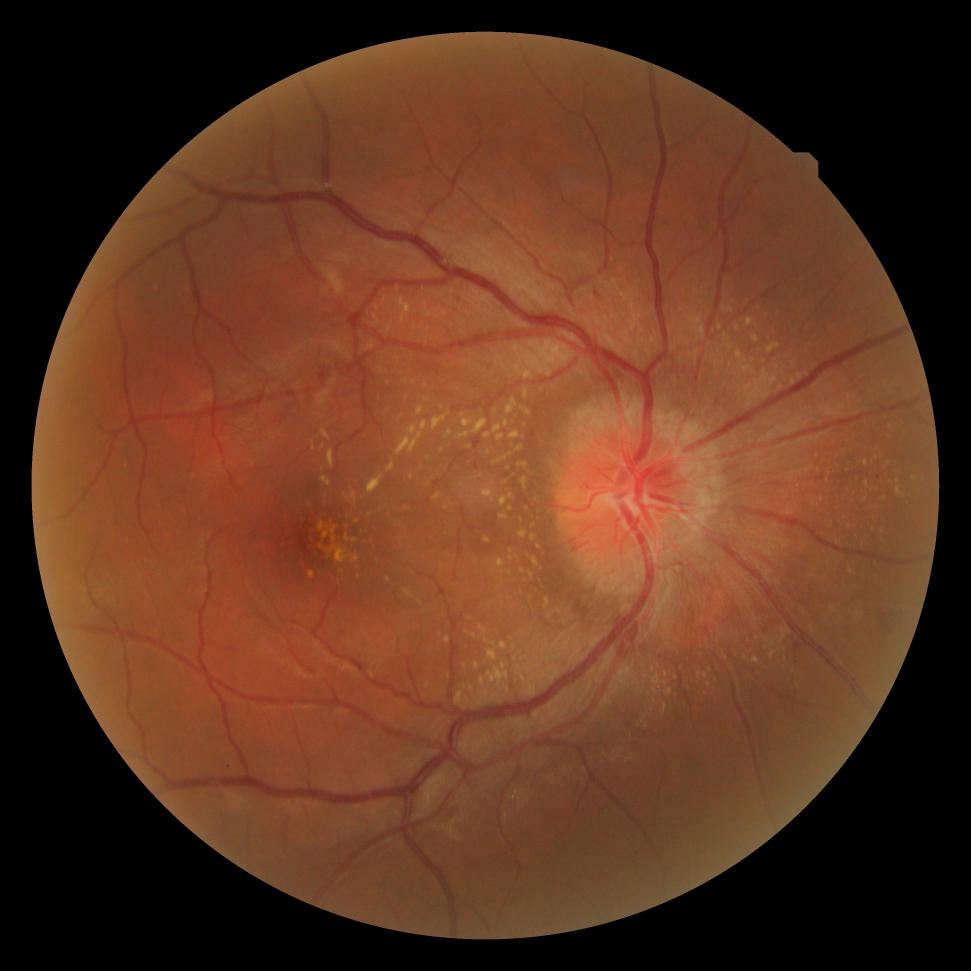
#> input picture image/A01_1.jpg, 2912 x 2912 px (shown at 1/3 size)
$ python imageToBinary.py   (older library calls are emulated)
#> lines starting #> are read from the running program, lines starting #| are printed output that depends on the picture; after the words box and inside, x2 and y2 are one past the last pixel; in counts of white or black regions, pixels touching at a corner belong together
#> further down, fundus is the input picture: shape (2912, 2912, 3); mean B, G, R 32.2, 53.9, 95.4
import cv2
import numpy as np
import os


def extract_bv(image):
    b, green_fundus, r = cv2.split(image)
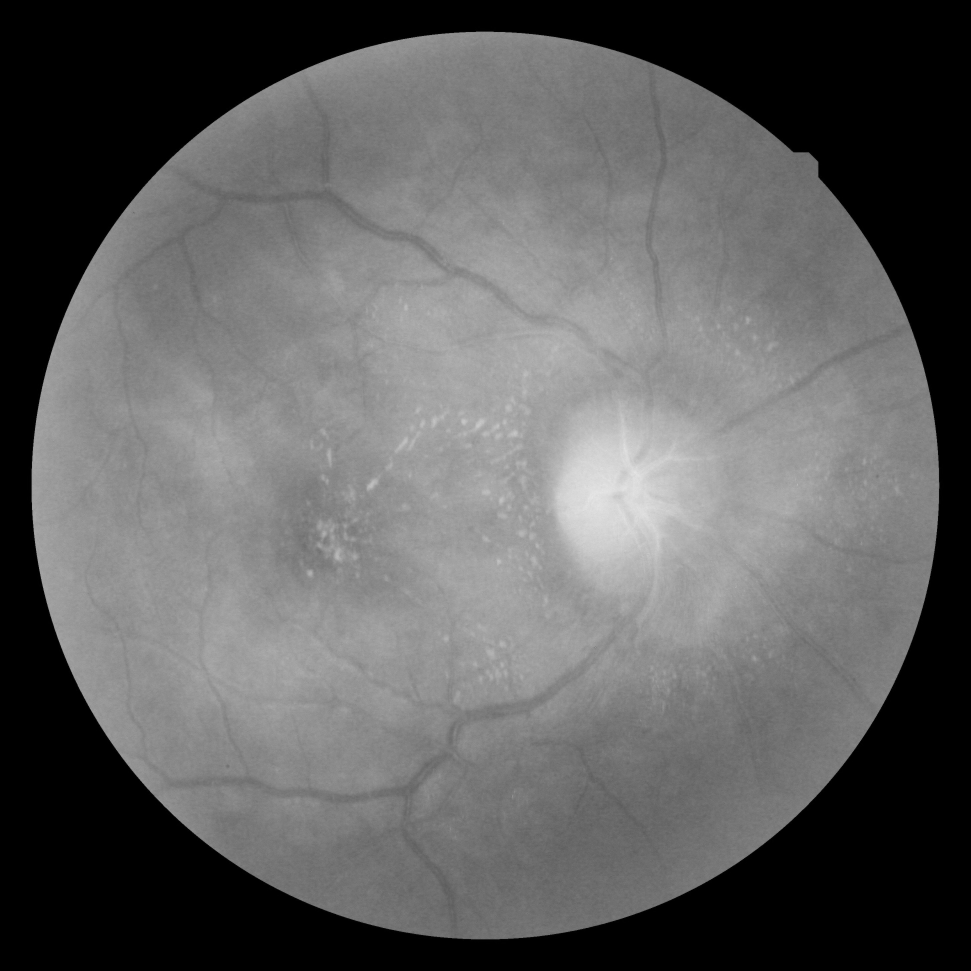
#> r: shape (2912, 2912) (shown at 1/3 size); min 0, max 255, mean 95.4
    clahe = cv2.createCLAHE(clipLimit=1.2, tileGridSize=(15, 15))
    contrast_enhanced_green_fundus = clahe.apply(green_fundus)
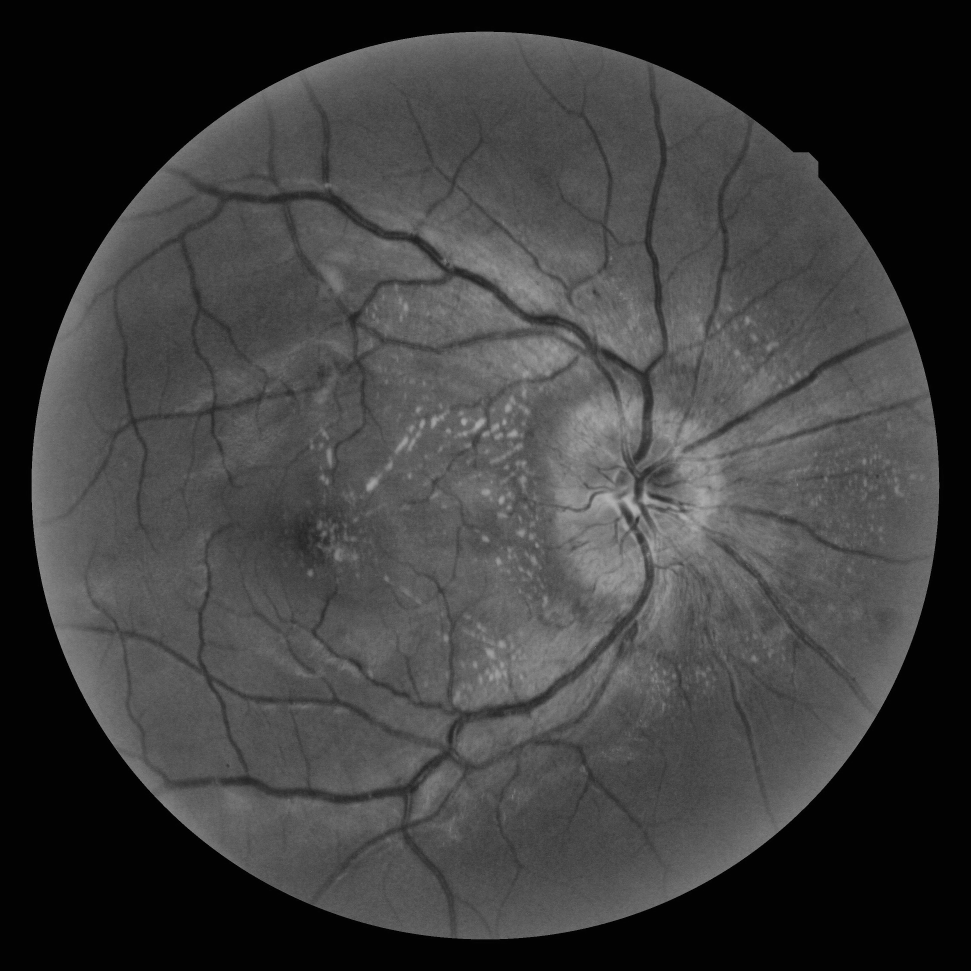
#> contrast_enhanced_green_fundus: shape (2912, 2912) (shown at 1/3 size); min 2, max 239, mean 61.4

    r1 = cv2.morphologyEx(contrast_enhanced_green_fundus, cv2.MORPH_OPEN,
                          cv2.getStructuringElement(cv2.MORPH_ELLIPSE, (5, 5)), iterations=1)
    R1 = cv2.morphologyEx(r1, cv2.MORPH_CLOSE, cv2.getStructuringElement(cv2.MORPH_ELLIPSE, (5, 5)), iterations=1)
    r2 = cv2.morphologyEx(R1, cv2.MORPH_OPEN, cv2.getStructuringElement(cv2.MORPH_ELLIPSE, (11, 11)), iterations=1)
    R2 = cv2.morphologyEx(r2, cv2.MORPH_CLOSE, cv2.getStructuringElement(cv2.MORPH_ELLIPSE, (22, 22)), iterations=1)

    r3 = cv2.morphologyEx(R2, cv2.MORPH_OPEN, cv2.getStructuringElement(cv2.MORPH_ELLIPSE, (33, 33)), iterations=1)
    R3 = cv2.morphologyEx(r3, cv2.MORPH_CLOSE, cv2.getStructuringElement(cv2.MORPH_ELLIPSE, (33, 33)), iterations=1)
    f4 = cv2.subtract(R3, contrast_enhanced_green_fundus)
    f5 = clahe.apply(f4)


    ret, f6 = cv2.threshold(f5, 15, 255, cv2.THRESH_BINARY)
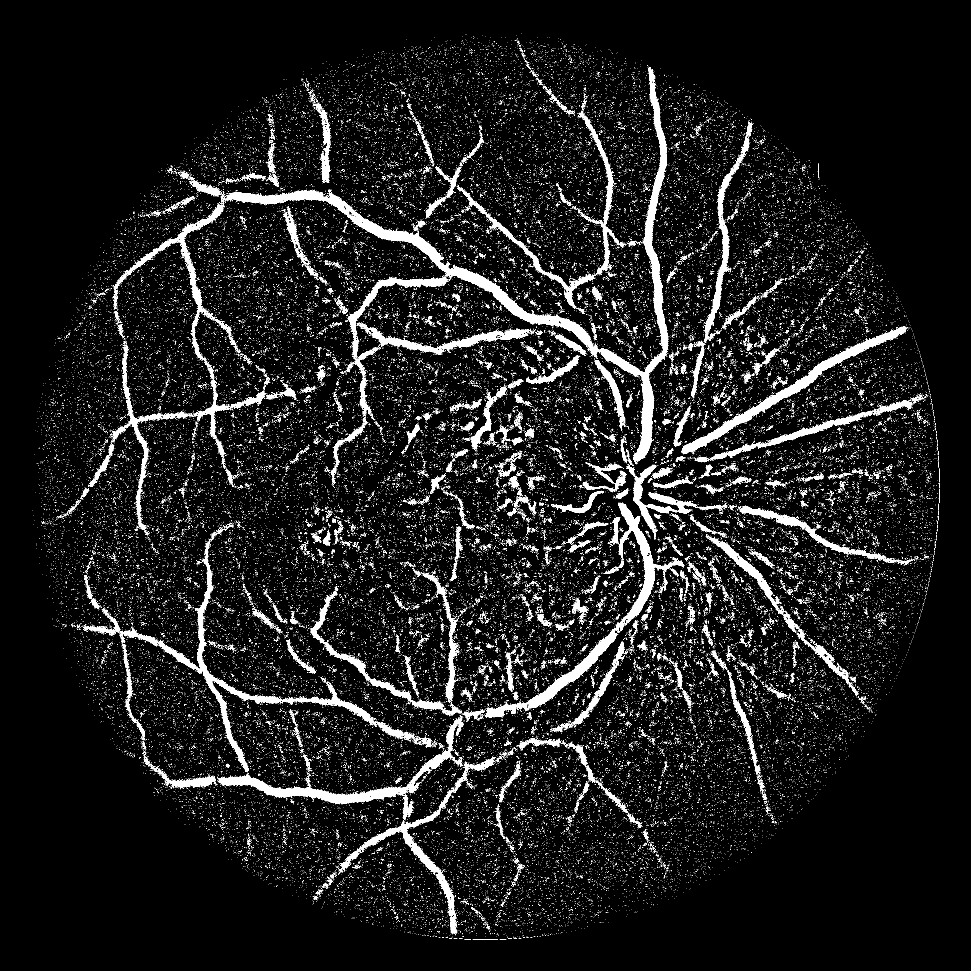
#> f6: shape (2912, 2912) (shown at 1/3 size); 6.6% white; 78470 white regions (77356 under 20 px), largest, box (x1, y1, x2, y2) and area: (662, 569, 1799, 1076) 31740, (1794, 202, 2005, 1386) 28481, (1457, 1508, 2053, 2154) 23343
    mask = np.ones(f5.shape[:2], dtype="uint8") * 255
    im2, contours, hierarchy = cv2.findContours(f6.copy(), cv2.RETR_LIST, cv2.CHAIN_APPROX_SIMPLE)
#> contours = 84908 contours

    for cnt in contours:
        if cv2.contourArea(cnt) <= 200:
            cv2.drawContours(mask, [cnt], -1, 0, -1)
#> this loop made 84908 passes
#> cnt on passes 1 to 3: [[1418, 2818], [1493, 2818]], [[1499, 2817], [1518, 2817]], [[1393, 2817], [1412, 2817]]
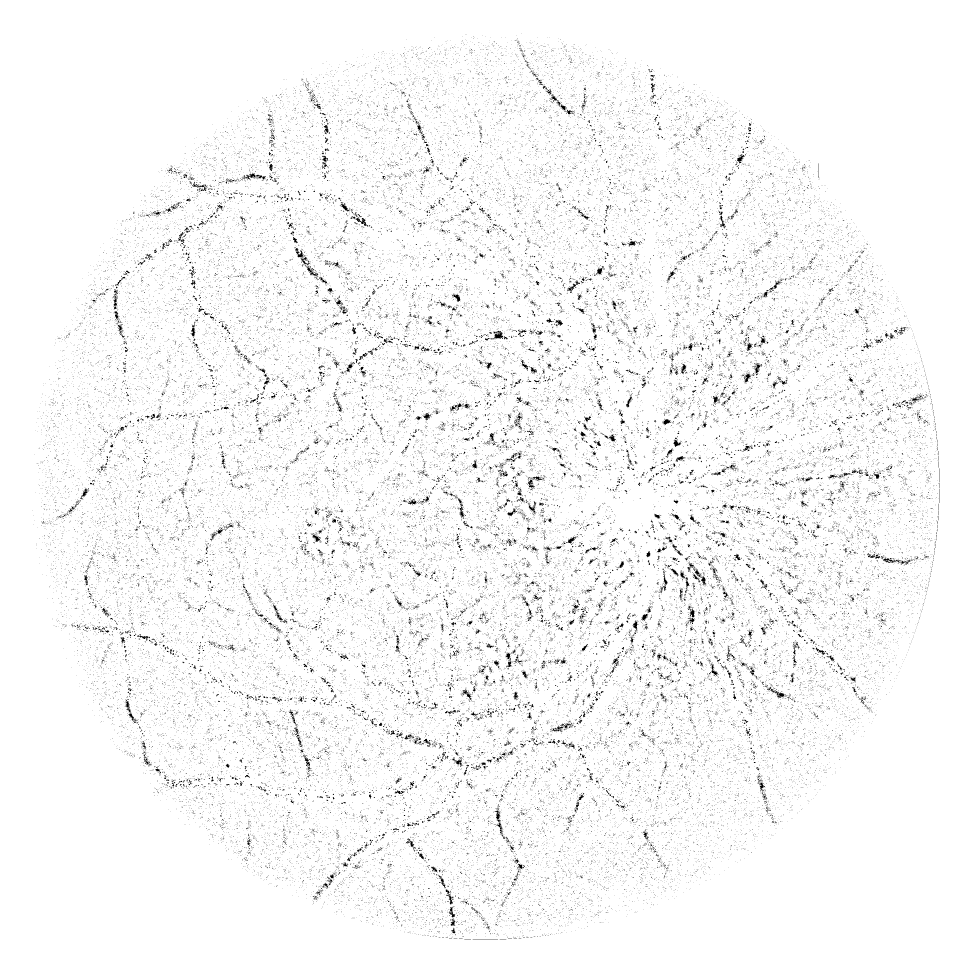
#> mask: shape (2912, 2912) (shown at 1/3 size); 96.8% white; black in thin lines or dots, all inside (x1, y1, x2, y2) = (97, 101, 2819, 2819)
    im = cv2.bitwise_and(f5, f5, mask=mask)
    ret, fin = cv2.threshold(im, 15, 255, cv2.THRESH_BINARY_INV)
#> fin: shape (2912, 2912); 96.4% white; 1248 black regions (911 under 20 px), largest, box (x1, y1, x2, y2) and area: (679, 569, 1781, 1053) 29451, (1794, 202, 2005, 1386) 27413, (654, 2149, 1392, 2458) 18053
    newfin = cv2.erode(fin, cv2.getStructuringElement(cv2.MORPH_ELLIPSE, (5, 5)), iterations=2)
#> newfin: shape (2912, 2912); 92.4% white; 87 black regions, largest, box (x1, y1, x2, y2) and area: (337, 198, 2009, 1390) 148287, (246, 1614, 1485, 2806) 107313, (1453, 1390, 2172, 2158) 54263


    fundus_eroded = cv2.bitwise_not(newfin)
#> fundus_eroded: shape (2912, 2912); 7.6% white; 87 white regions
    xmask = np.ones(image.shape[:2], dtype="uint8") * 255
    x1, xcontours, xhierarchy = cv2.findContours(fundus_eroded.copy(), cv2.RETR_LIST, cv2.CHAIN_APPROX_SIMPLE)
#> xcontours = 124 contours, 33 with area under 20; largest, box (x1, y1, x2, y2) and area: (337, 198, 2009, 1390) 143028, (246, 1614, 1485, 2806) 102923, (1453, 1390, 2172, 2158) 52383, (260, 1004, 891, 1608) 33803, (927, 1714, 1389, 2150) 25568; xhierarchy = 124 rows, first 6: [1, -1, -1, -1], [2, 0, -1, -1], [3, 1, -1, -1], [4, 2, -1, -1], [5, 3, -1, -1], [6, 4, -1, -1]
    cv2.imshow("fundus_eroded", cv2.resize(fundus_eroded, (600, 600)))
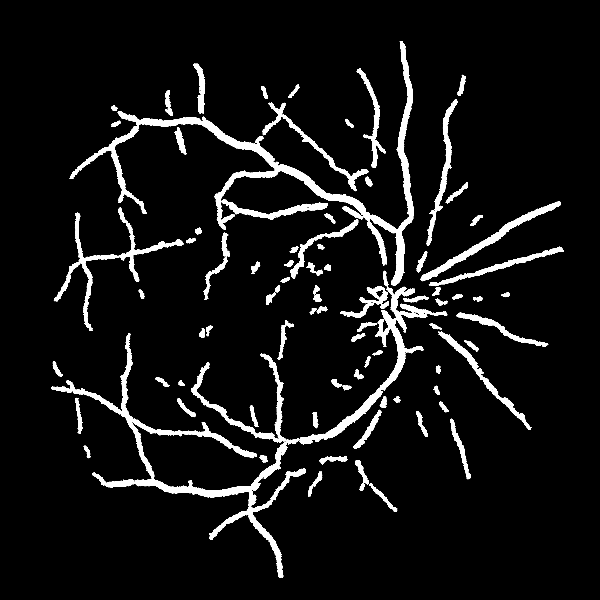
#> window 'fundus_eroded': shape (600, 600); min 0, max 255, mean 19.5

    for cnt in xcontours:
        shape = "unidentified"
        peri = cv2.arcLength(cnt, True)
        approx = cv2.approxPolyDP(cnt, 0.2 * peri, False)
        if len(approx) > 4 and cv2.contourArea(cnt) <= 3000 and cv2.contourArea(cnt) >= 100:
            shape = "circle"
        else:
            shape = "veins"
        if (shape == "circle"):
            cv2.drawContours(xmask, [cnt], -1, 0, -1)
#> this loop made 124 passes
#> (cnt, peri, approx) on passes 3, 9, 12, 14, 20, 26: ([[649, 2341], [650, 2340], [651, 2341], [650, 2342]], 5.66, [[649, 2341], [650, 2340], [650, 2342]]), ([[1141, 2188], [1142, 2187], [1143, 2188], [1142, 2189]], 5.66, [[1141, 2188], [1142, 2187], [1142, 2189]]), ([[1351, 2128], [1352, 2127], [1353, 2128], [1352, 2129]], 5.66, [[1351, 2128], [1352, 2127], [1352, 2129]]), ([[1772, 2001], [1773, 2000], [1774, 2001], [1773, 2002]], 5.66, [[1772, 2001], [1773, 2000], [1773, 2002]]), ([[1920, 1948], [1921, 1947], [1922, 1948], [1921, 1949]], 5.66, [[1920, 1948], [1921, 1947], [1921, 1949]]), ([[963, 1911], [964, 1910], [965, 1911], [964, 1912]], 5.66, [[963, 1911], [964, 1910], [964, 1912]])
#> (peri, approx) on passes 1, 2, 4, 5, 6, 7: (495.7, [[1798, 2344], [1927, 2482], [1800, 2344]]), (111.5, [[1760, 2344], [1753, 2382], [1761, 2345]]), (365.7, [[1551, 2287], [1497, 2410], [1552, 2288]]), (352.2, [[1736, 2231], [1785, 2351], [1737, 2231]]), (391.7, [[1677, 2211], [1549, 2239], [1678, 2211]]), (145.1, [[1276, 2208], [1299, 2240], [1277, 2208]])
#> xmask: shape (2912, 2912); every value is 255

    finimage = cv2.bitwise_and(fundus_eroded, fundus_eroded, mask=xmask)

    blood_vessels = cv2.bitwise_not(finimage)
    return blood_vessels


if __name__ == "__main__":
    pathFolder = "../image/"
    destinationFolder = "../image/"
    file_name = "A01_1.jpg"
    file_name_no_extension = os.path.splitext(file_name)[0]
    fundus = cv2.imread(pathFolder + '/' + file_name)
    bloodvessel = extract_bv(fundus)
    cv2.waitKey(0)
    cv2.destroyAllWindows()
    cv2.imwrite(destinationFolder + file_name_no_extension + "_bloodvessel.png", bloodvessel)
